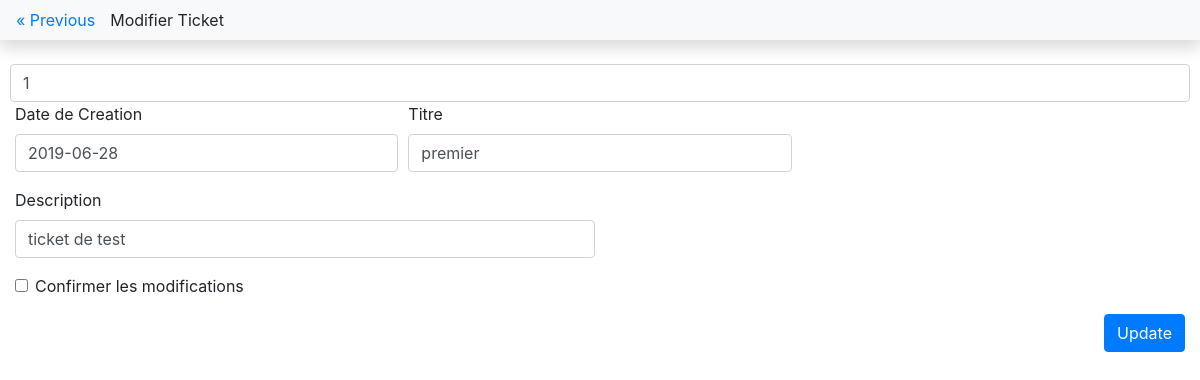
/projet_web/ticket/modifier_ticket.php?row_id=1, run on the app's committed database.
### tables this page shows
CREATE TABLE `ticket` (
  `ticket_id` int(11) NOT NULL AUTO_INCREMENT,
  `ticket_creation` date NOT NULL,
  `ticket_titre` varchar(50) NOT NULL DEFAULT '',
  `ticket_description` varchar(50) NOT NULL DEFAULT '',
  `ticket_del` int(11) NOT NULL DEFAULT '0',
  `ticket_client_id` int(11) DEFAULT NULL,
  PRIMARY KEY (`ticket_id`),
  KEY `ticket_client_id` (`ticket_client_id`),
  CONSTRAINT `ticket_ibfk_1` FOREIGN KEY (`ticket_client_id`) REFERENCES `client` (`client_id`)
);

### projet_web/ticket/modifier_ticket.php (the view, shortened to what this page needs)
<!doctype html>
<html lang="en">
  <head>
    <link rel="stylesheet" href="../bs431/css/bootstrap.min.css">
  </head>
  <body>
  <?php
    include('../connexion_bdd.php');
    $id = $_GET['row_id'];
    $reponse = $bdd->prepare("SELECT * FROM ticket WHERE ticket_id=:id");
    $reponse->execute(['id' => $id]);
    $user = $reponse->fetch();
  ?>
  <nav class="navbar navbar-expand-lg navbar-light bg-light shadow">
    <div class="row">
      <div class="col">
        <a href="../gestion_ticket.php" class="previous">&laquo; Previous</a>
      </div>
        Modifier Ticket
    </div>
  </nav>
  <br>
  <div class="container-fluid">
    <form action ="update_ticket.php" method="get">
      <div class="form-row">
        <input type="text" class="form-control" id="validationDefault00" name="id_modifier" placeholder="ID" value="<?php echo $user['ticket_id'] ?>" required>
      </div>
      <div class="form-row">
        <div class="col-md-4 mb-3">
          <label for="validationDefault01">Date de Creation</label>
          <input type="text" class="form-control" id="validationDefault01" name="date_modifier" placeholder="Date de creation" value="<?php echo $user['ticket_creation'] ?>" required>
        </div>
        <div class="col-md-4 mb-3">
          <label for="validationDefault02">Titre</label>
          <input type="text" class="form-control" id="validationDefault02" name="titre_modifier" placeholder="Titre" value="<?php echo $user['ticket_titre'] ?>" required>
        </div>
      </div>
      <div class="form-row">
        <div class="col-md-6 mb-3">
          <label for="validationDefault03">Description</label>
          <input type="text" class="form-control" id="validationDefault03" name="description_modifier" placeholder="Description" value="<?php echo $user['ticket_description'] ?>" required>
        </div>
      </div>
      <div class="form-group">
        <div class="form-check">
          <input class="form-check-input" type="checkbox" value="" id="invalidCheck2" required>
          <label class="form-check-label" for="invalidCheck2">
            Confirmer les modifications
          </label>
        </div>
      </div>
      <div class ="text-right">
        <button class="btn btn-primary" type="submit">Update</button>
      </div>
    </form>
  </div>
  </body>
</html>

### data on the page
ticket: id_modifier "1", date_modifier "2019-06-28", titre_modifier "premier", description_modifier "ticket de test"
